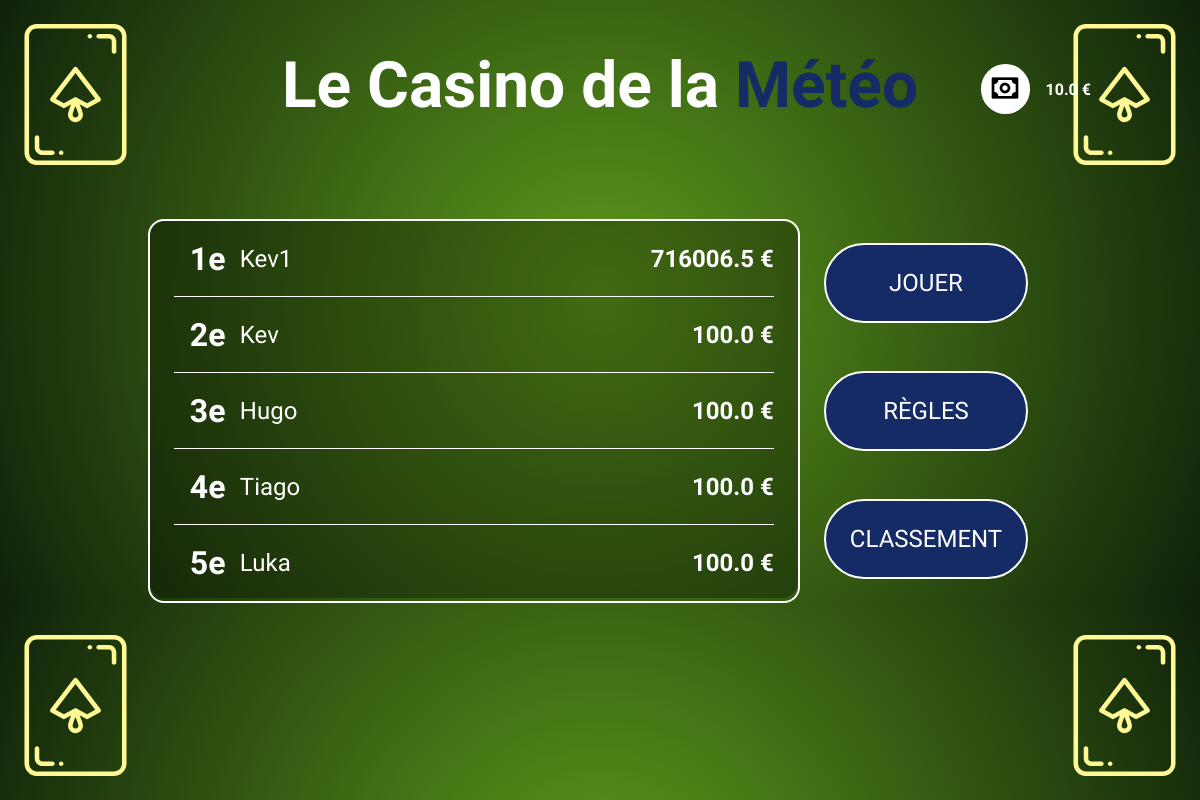
The page / (signed in) on the database as committed earlier.
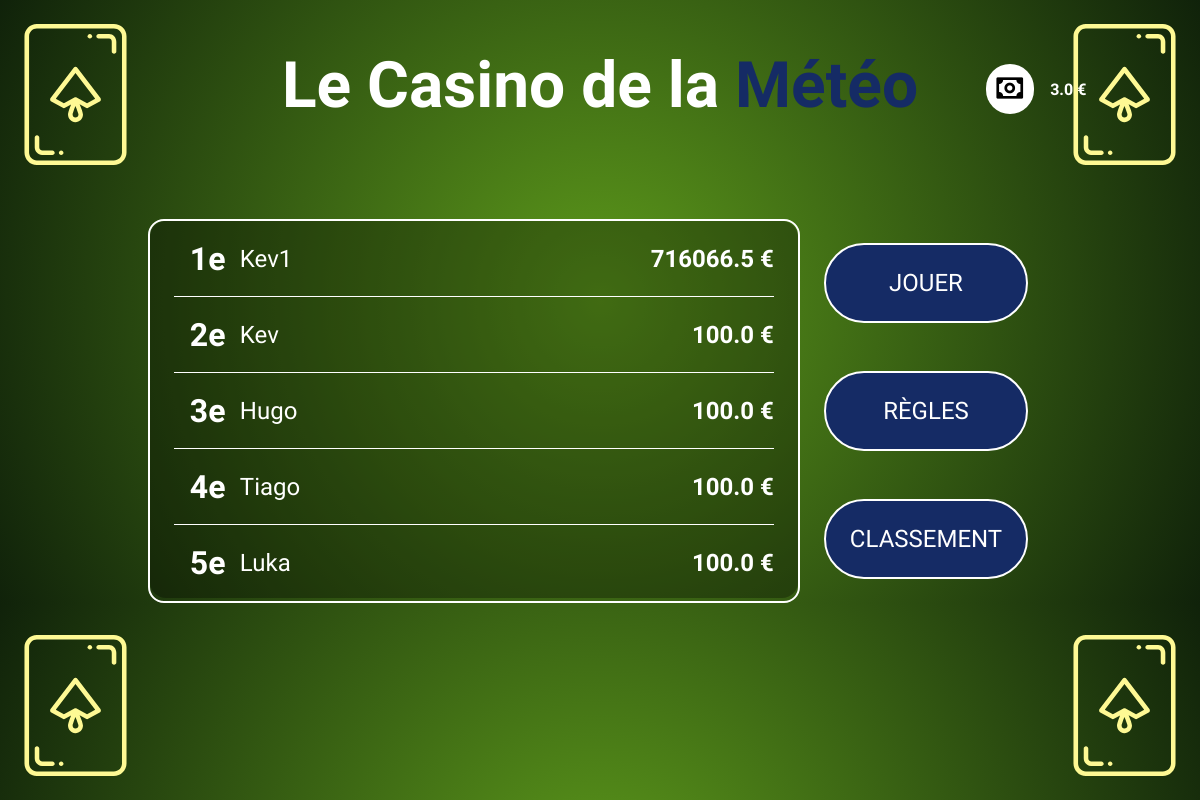
The same page on the database as committed later.
### base/models.py (models this page shows)
class UserMoney(models.Model):
    user = models.ForeignKey(User, on_delete=models.CASCADE)
    money = models.FloatField(default=100)

### base/views.py (the view)
# urls.py: 2. Add a URL to urlpatterns:  path('', Home.as_view(), name='home')
@login_required
def Home(request):
    user = UserMoney.objects.get(user=request.user)
    Moneyuser = user.money
    ranking = UserMoney.objects.all().order_by('-money')[:5]
    return render(request, 'home.html', {'money': Moneyuser, 'ranking': ranking})

### base/templates/home.html (shortened to what this page needs)
{% extends 'layout/layout.html' %}
{% block content %}
<div class="cards">
</div>
<h1 class="title">Le Casino de la <strong>Météo</strong></h1>
<section class="menu">
    <div class="containerRanking">
        <div class="ranking">
            {% if ranking %}
                {% for userRank in ranking %}
                    <div class="userRank">
                            <h2 class="ranknumber">{{ forloop.counter }}e</h2>
                            <h3>{{ userRank.user.username }}</h3>
                            <h2 class="usermoney">{{ userRank.money }} €</h2>
                </div>
                {% endfor %}
            {% endif %}
        </div>
    </div>
    <div class="buttonsMenu">
        <a href="/play">Jouer</a>
        <a href="/rules">Règles</a>
        <a href="/ranking">Classement</a>
    </div>
</section>
{% endblock %}

### base/templates/layout/layout.html (shortened to what this page needs)
<!DOCTYPE html>
{% load static %}
<html lang="en">
<head>
    <link rel="stylesheet" href="{% static 'css/style.css' %}">
    <link rel="stylesheet" href="{% static 'css/home.css' %}">
    <link href='https://unpkg.com/boxicons@2.1.4/css/boxicons.min.css' rel='stylesheet'>
</head>
<body>
    <div class="moneyUser">
        <div><i class='bx bx-money'></i></div>
        <div><p id="money">{{ money }} €</p></div>
    </div>
    {% block content %} {% endblock %}
</body>

### base/static/css/style.css (style rules this page uses)
* { margin: 0; padding: 0 }
body { font-family: 'Josefin sans'; margin: 0; width: 100%; height: 100%; background: rgb(93,154,27); background: radial-gradient(circle, rgba(93,154,27,1) 0%, rgba(16,34,10,1) 100%, rgba(16,34,10,1) 100%); }
.moneyUser { display: flex; position: absolute; align-items: center; right: 64px; top: 64px; width: 200px; justify-content: center; gap: 16px; }
.moneyUser i { font-size: 32px; padding-right: 0.5px; }
.moneyUser p { color:white; font-weight: bold; }
.moneyUser div:first-child { background: white; padding: 8px; border-radius: 100px; }

### base/static/css/home.css (style rules this page uses)
.title { font-size: 64px; text-align: center; color: white; padding-top: 48px; }
.cards { position: fixed; width: 100%; z-index: -1; height: 100vh; }
.cards svg { position: absolute; }
#card1 { top: 24px; left: 24px; }
#card2 { top: 24px; right: 24px; }
#card3 { bottom: 24px; left: 24px; }
#card4 { bottom: 24px; right: 24px; }
h1 strong { color: #152B65 }
.menu { display: flex; justify-content: center; margin-top: 96px; }
.ranking { background: rgba(0, 0, 0, 0.3); height: 377px; width: 600px; color: white; padding-left: 24px; padding-right: 24px; border-radius: 16px; overflow-y: auto }
.ranknumber { font-size: 32px; width: 50px; }
.ranking h3 { font-size: 24px; font-weight: normal; flex-grow: 1; }
.ranking .userRank { display: flex; align-items: center; padding-left: 16px; height: 75px; border-bottom: 1px solid white; }
.containerRanking { border: 2px solid white; border-radius: 16px; }
.buttonsMenu { display: flex; flex-direction: column; }
.buttonsMenu a { background-color: #152B65; color: white; padding: 1em; margin: 1em; border-radius: 100px; border: 2px solid white; text-align: center; text-decoration: none; text-transform: uppercase; font-size: 24px; }

Rows that differ between the two databases and show on the page:
changed UserMoney (number 1 of 6 on the later page): money "10.0" → "3.0"
changed UserMoney "Kev1": money "716006.5" → "716066.5"
